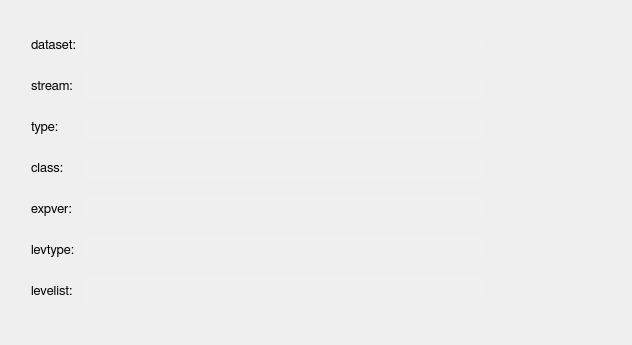
           <widget class="QWidget" name="scrollAreaWidgetContents">
            <property name="geometry">
             <rect>
              <x>0</x>
              <y>0</y>
              <width>632</width>
              <height>345</height>
             </rect>
            </property>
            <layout class="QGridLayout" name="gridLayout_4">
             <item row="0" column="1">
              <spacer name="verticalSpacer">
               <property name="orientation">
                <enum>Qt::Vertical</enum>
               </property>
               <property name="sizeType">
                <enum>QSizePolicy::Fixed</enum>
               </property>
               <property name="sizeHint" stdset="0">
                <size>
                 <width>20</width>
                 <height>20</height>
                </size>
               </property>
              </spacer>
             </item>
             <item row="1" column="0">
              <spacer name="horizontalSpacer_3">
               <property name="orientation">
                <enum>Qt::Horizontal</enum>
               </property>
               <property name="sizeType">
                <enum>QSizePolicy::Fixed</enum>
               </property>
               <property name="sizeHint" stdset="0">
                <size>
                 <width>20</width>
                 <height>20</height>
                </size>
               </property>
              </spacer>
             </item>
             <item row="1" column="1" rowspan="2" colspan="2">
              <layout class="QGridLayout" name="gridLayout_3">
               <property name="verticalSpacing">
                <number>14</number>
               </property>
               <item row="0" column="0">
                <widget class="QLabel" name="main_lb_1">
                 <property name="enabled">
                  <bool>true</bool>
                 </property>
                 <property name="minimumSize">
                  <size>
                   <width>0</width>
                   <height>27</height>
                  </size>
                 </property>
                 <property name="maximumSize">
                  <size>
                   <width>16777215</width>
                   <height>27</height>
                  </size>
                 </property>
                 <property name="font">
                  <font>
                   <family>FreeSans</family>
                   <pointsize>10</pointsize>
                   <weight>50</weight>
                   <bold>false</bold>
                   <stylestrategy>PreferAntialias</stylestrategy>
                   <kerning>true</kerning>
                  </font>
                 </property>
                 <property name="text">
                  <string>dataset:</string>
                 </property>
                </widget>
               </item>
               <item row="0" column="1">
                <layout class="QHBoxLayout" name="horizontalLayout_2">
                 <item>
                  <widget class="QLineEdit" name="main_ln_1">
                   <property name="minimumSize">
                    <size>
                     <width>400</width>
                     <height>27</height>
                    </size>
                   </property>
                   <property name="maximumSize">
                    <size>
                     <width>400</width>
                     <height>27</height>
                    </size>
                   </property>
                   <property name="font">
                    <font>
                     <family>FreeSans</family>
                     <pointsize>9</pointsize>
                     <stylestrategy>PreferAntialias</stylestrategy>
                     <kerning>true</kerning>
                    </font>
                   </property>
                   <property name="styleSheet">
                    <string notr="true">QLineEdit {
	border-radius: 3px;
    padding: 1px 4px 1px 4px;
	background-color:  rgb(240, 240, 240);
}</string>
                   </property>
                  </widget>
                 </item>
                 <item>
                  <spacer name="horizontalSpacer_5">
                   <property name="orientation">
                    <enum>Qt::Horizontal</enum>
                   </property>
                   <property name="sizeType">
                    <enum>QSizePolicy::Fixed</enum>
                   </property>
                   <property name="sizeHint" stdset="0">
                    <size>
                     <width>20</width>
                     <height>20</height>
                    </size>
                   </property>
                  </spacer>
                 </item>
                 <item>
                  <widget class="QToolButton" name="ew_infoButton_1">
                   <property name="maximumSize">
                    <size>
                     <width>27</width>
                     <height>27</height>
                    </size>
                   </property>
                   <property name="styleSheet">
                    <string notr="true">QToolButton {
	border: 1px solid transparent;
	background-color: transparent;
	width: 27px;
	height: 27px;
}

QToolButton:flat {
	border: none;
}</string>
                   </property>
                   <property name="text">
                    <string/>
                   </property>
                   <property name="icon">
                    <iconset>
                     <normaloff>icons/info_icon.svg</normaloff>icons/info_icon.svg</iconset>
                   </property>
                   <property name="iconSize">
                    <size>
                     <width>23</width>
                     <height>23</height>
                    </size>
                   </property>
                   <property name="autoRaise">
                    <bool>false</bool>
                   </property>
                  </widget>
                 </item>
                </layout>
               </item>
               <item row="1" column="0">
                <widget class="QLabel" name="main_lb_2">
                 <property name="enabled">
                  <bool>true</bool>
                 </property>
                 <property name="minimumSize">
                  <size>
                   <width>0</width>
                   <height>27</height>
                  </size>
                 </property>
                 <property name="maximumSize">
                  <size>
                   <width>16777215</width>
                   <height>27</height>
                  </size>
                 </property>
                 <property name="font">
                  <font>
                   <family>FreeSans</family>
                   <pointsize>10</pointsize>
                   <weight>50</weight>
                   <bold>false</bold>
                   <stylestrategy>PreferAntialias</stylestrategy>
                   <kerning>true</kerning>
                  </font>
                 </property>
                 <property name="text">
                  <string>stream:</string>
                 </property>
                </widget>
               </item>
               <item row="1" column="1">
                <layout class="QHBoxLayout" name="horizontalLayout_3">
                 <item>
                  <widget class="QLineEdit" name="main_ln_2">
                   <property name="minimumSize">
                    <size>
                     <width>400</width>
                     <height>27</height>
                    </size>
                   </property>
                   <property name="maximumSize">
                    <size>
                     <width>400</width>
                     <height>27</height>
                    </size>
                   </property>
                   <property name="font">
                    <font>
                     <family>FreeSans</family>
                     <pointsize>9</pointsize>
                     <stylestrategy>PreferAntialias</stylestrategy>
                     <kerning>true</kerning>
                    </font>
                   </property>
                   <property name="styleSheet">
                    <string notr="true">QLineEdit {
	border-radius: 3px;
    padding: 1px 4px 1px 4px;
	background-color:  rgb(240, 240, 240);
}</string>
                   </property>
                  </widget>
                 </item>
                 <item>
                  <spacer name="horizontalSpacer_6">
                   <property name="orientation">
                    <enum>Qt::Horizontal</enum>
                   </property>
                   <property name="sizeType">
                    <enum>QSizePolicy::Fixed</enum>
                   </property>
                   <property name="sizeHint" stdset="0">
                    <size>
                     <width>20</width>
                     <height>20</height>
                    </size>
                   </property>
                  </spacer>
                 </item>
                 <item>
                  <widget class="QToolButton" name="ew_infoButton_2">
                   <property name="maximumSize">
                    <size>
                     <width>27</width>
                     <height>27</height>
                    </size>
                   </property>
                   <property name="styleSheet">
                    <string notr="true">QToolButton {
	border: 1px solid transparent;
	background-color: transparent;
	width: 27px;
	height: 27px;
}

QToolButton:flat {
	border: none;
}</string>
                   </property>
                   <property name="text">
                    <string/>
                   </property>
                   <property name="icon">
                    <iconset>
                     <normaloff>icons/info_icon.svg</normaloff>icons/info_icon.svg</iconset>
                   </property>
                   <property name="iconSize">
                    <size>
                     <width>23</width>
                     <height>23</height>
                    </size>
                   </property>
                   <property name="autoRaise">
                    <bool>false</bool>
                   </property>
                  </widget>
                 </item>
                </layout>
               </item>
               <item row="2" column="0">
                <widget class="QLabel" name="main_lb_3">
                 <property name="enabled">
                  <bool>true</bool>
                 </property>
                 <property name="minimumSize">
                  <size>
                   <width>0</width>
                   <height>27</height>
                  </size>
                 </property>
                 <property name="maximumSize">
                  <size>
                   <width>16777215</width>
                   <height>27</height>
                  </size>
                 </property>
                 <property name="font">
                  <font>
                   <family>FreeSans</family>
                   <pointsize>10</pointsize>
                   <weight>50</weight>
                   <bold>false</bold>
                   <stylestrategy>PreferAntialias</stylestrategy>
                   <kerning>true</kerning>
                  </font>
                 </property>
                 <property name="text">
                  <string>type:</string>
                 </property>
                </widget>
               </item>
               <item row="2" column="1">
                <layout class="QHBoxLayout" name="horizontalLayout_4">
                 <item>
                  <widget class="QLineEdit" name="main_ln_3">
                   <property name="minimumSize">
                    <size>
                     <width>400</width>
                     <height>27</height>
                    </size>
                   </property>
                   <property name="maximumSize">
                    <size>
                     <width>400</width>
                     <height>27</height>
                    </size>
                   </property>
                   <property name="font">
                    <font>
                     <family>FreeSans</family>
                     <pointsize>9</pointsize>
                     <stylestrategy>PreferAntialias</stylestrategy>
                     <kerning>true</kerning>
                    </font>
                   </property>
                   <property name="styleSheet">
                    <string notr="true">QLineEdit {
	border-radius: 3px;
    padding: 1px 4px 1px 4px;
	background-color:  rgb(240, 240, 240);
}</string>
                   </property>
                  </widget>
                 </item>
                 <item>
                  <spacer name="horizontalSpacer_7">
                   <property name="orientation">
                    <enum>Qt::Horizontal</enum>
                   </property>
                   <property name="sizeType">
                    <enum>QSizePolicy::Fixed</enum>
                   </property>
                   <property name="sizeHint" stdset="0">
                    <size>
                     <width>20</width>
                     <height>20</height>
                    </size>
                   </property>
                  </spacer>
                 </item>
                 <item>
                  <widget class="QToolButton" name="ew_infoButton_3">
                   <property name="maximumSize">
                    <size>
                     <width>27</width>
                     <height>27</height>
                    </size>
                   </property>
                   <property name="styleSheet">
                    <string notr="true">QToolButton {
	border: 1px solid transparent;
	background-color: transparent;
	width: 27px;
	height: 27px;
}

QToolButton:flat {
	border: none;
}</string>
                   </property>
                   <property name="text">
                    <string/>
                   </property>
                   <property name="icon">
                    <iconset>
                     <normaloff>icons/info_icon.svg</normaloff>icons/info_icon.svg</iconset>
                   </property>
                   <property name="iconSize">
                    <size>
                     <width>23</width>
                     <height>23</height>
                    </size>
                   </property>
                   <property name="autoRaise">
                    <bool>false</bool>
                   </property>
                  </widget>
                 </item>
                </layout>
               </item>
               <item row="3" column="0">
                <widget class="QLabel" name="main_lb_4">
                 <property name="enabled">
                  <bool>true</bool>
                 </property>
                 <property name="minimumSize">
                  <size>
                   <width>0</width>
                   <height>27</height>
                  </size>
                 </property>
                 <property name="maximumSize">
                  <size>
                   <width>16777215</width>
                   <height>27</height>
                  </size>
                 </property>
                 <property name="font">
                  <font>
                   <family>FreeSans</family>
                   <pointsize>10</pointsize>
                   <weight>50</weight>
                   <bold>false</bold>
                   <stylestrategy>PreferAntialias</stylestrategy>
                   <kerning>true</kerning>
                  </font>
                 </property>
                 <property name="text">
                  <string>class:</string>
                 </property>
                </widget>
               </item>
               <item row="3" column="1">
                <layout class="QHBoxLayout" name="horizontalLayout_5">
                 <item>
                  <widget class="QLineEdit" name="main_ln_4">
                   <property name="minimumSize">
                    <size>
                     <width>400</width>
                     <height>27</height>
                    </size>
                   </property>
                   <property name="maximumSize">
                    <size>
                     <width>400</width>
                     <height>27</height>
                    </size>
                   </property>
                   <property name="font">
                    <font>
                     <family>FreeSans</family>
                     <pointsize>9</pointsize>
                     <stylestrategy>PreferAntialias</stylestrategy>
                     <kerning>true</kerning>
                    </font>
                   </property>
                   <property name="styleSheet">
                    <string notr="true">QLineEdit {
	border-radius: 3px;
    padding: 1px 4px 1px 4px;
	background-color:  rgb(240, 240, 240);
}</string>
                   </property>
                  </widget>
                 </item>
                 <item>
                  <spacer name="horizontalSpacer_8">
                   <property name="orientation">
                    <enum>Qt::Horizontal</enum>
                   </property>
                   <property name="sizeType">
                    <enum>QSizePolicy::Fixed</enum>
                   </property>
                   <property name="sizeHint" stdset="0">
                    <size>
                     <width>20</width>
                     <height>20</height>
                    </size>
                   </property>
                  </spacer>
                 </item>
                 <item>
                  <widget class="QToolButton" name="ew_infoButton_4">
                   <property name="maximumSize">
                    <size>
                     <width>27</width>
                     <height>27</height>
                    </size>
                   </property>
                   <property name="styleSheet">
                    <string notr="true">QToolButton {
	border: 1px solid transparent;
	background-color: transparent;
	width: 27px;
	height: 27px;
}

QToolButton:flat {
	border: none;
}</string>
                   </property>
                   <property name="text">
                    <string/>
                   </property>
                   <property name="icon">
                    <iconset>
                     <normaloff>icons/info_icon.svg</normaloff>icons/info_icon.svg</iconset>
                   </property>
                   <property name="iconSize">
                    <size>
                     <width>23</width>
                     <height>23</height>
                    </size>
                   </property>
                   <property name="autoRaise">
                    <bool>false</bool>
                   </property>
                  </widget>
                 </item>
                </layout>
               </item>
               <item row="4" column="0">
                <widget class="QLabel" name="main_lb_5">
                 <property name="enabled">
                  <bool>true</bool>
                 </property>
                 <property name="minimumSize">
                  <size>
                   <width>0</width>
                   <height>27</height>
                  </size>
                 </property>
                 <property name="maximumSize">
                  <size>
                   <width>16777215</width>
                   <height>27</height>
                  </size>
                 </property>
                 <property name="font">
                  <font>
                   <family>FreeSans</family>
                   <pointsize>10</pointsize>
                   <weight>50</weight>
                   <bold>false</bold>
                   <stylestrategy>PreferAntialias</stylestrategy>
                   <kerning>true</kerning>
                  </font>
                 </property>
                 <property name="text">
                  <string>expver:</string>
                 </property>
                </widget>
               </item>
               <item row="4" column="1">
                <layout class="QHBoxLayout" name="horizontalLayout_6">
                 <item>
                  <widget class="QLineEdit" name="main_ln_5">
                   <property name="minimumSize">
                    <size>
                     <width>400</width>
                     <height>27</height>
                    </size>
                   </property>
                   <property name="maximumSize">
                    <size>
                     <width>400</width>
                     <height>27</height>
                    </size>
                   </property>
                   <property name="font">
                    <font>
                     <family>FreeSans</family>
                     <pointsize>9</pointsize>
                     <stylestrategy>PreferAntialias</stylestrategy>
                     <kerning>true</kerning>
                    </font>
                   </property>
                   <property name="styleSheet">
                    <string notr="true">QLineEdit {
	border-radius: 3px;
    padding: 1px 4px 1px 4px;
	background-color:  rgb(240, 240, 240);
}</string>
                   </property>
                  </widget>
                 </item>
                 <item>
                  <spacer name="horizontalSpacer_10">
                   <property name="orientation">
                    <enum>Qt::Horizontal</enum>
                   </property>
                   <property name="sizeType">
                    <enum>QSizePolicy::Fixed</enum>
                   </property>
                   <property name="sizeHint" stdset="0">
                    <size>
                     <width>20</width>
                     <height>20</height>
                    </size>
                   </property>
                  </spacer>
                 </item>
                 <item>
                  <widget class="QToolButton" name="ew_infoButton_5">
                   <property name="maximumSize">
                    <size>
                     <width>27</width>
                     <height>27</height>
                    </size>
                   </property>
                   <property name="styleSheet">
                    <string notr="true">QToolButton {
	border: 1px solid transparent;
	background-color: transparent;
	width: 27px;
	height: 27px;
}

QToolButton:flat {
	border: none;
}</string>
                   </property>
                   <property name="text">
                    <string/>
                   </property>
                   <property name="icon">
                    <iconset>
                     <normaloff>icons/info_icon.svg</normaloff>icons/info_icon.svg</iconset>
                   </property>
                   <property name="iconSize">
                    <size>
                     <width>23</width>
                     <height>23</height>
                    </size>
                   </property>
                   <property name="autoRaise">
                    <bool>false</bool>
                   </property>
                  </widget>
                 </item>
                </layout>
               </item>
               <item row="5" column="0">
                <widget class="QLabel" name="main_lb_6">
                 <property name="enabled">
                  <bool>true</bool>
                 </property>
                 <property name="minimumSize">
                  <size>
                   <width>0</width>
                   <height>27</height>
                  </size>
                 </property>
                 <property name="maximumSize">
                  <size>
                   <width>16777215</width>
                   <height>27</height>
                  </size>
                 </property>
                 <property name="font">
                  <font>
                   <family>FreeSans</family>
                   <pointsize>10</pointsize>
                   <weight>50</weight>
                   <bold>false</bold>
                   <stylestrategy>PreferAntialias</stylestrategy>
                   <kerning>true</kerning>
                  </font>
                 </property>
                 <property name="text">
                  <string>levtype:</string>
                 </property>
                </widget>
               </item>
               <item row="5" column="1">
                <layout class="QHBoxLayout" name="horizontalLayout_7">
                 <item>
                  <widget class="QLineEdit" name="main_ln_6">
                   <property name="minimumSize">
                    <size>
                     <width>400</width>
                     <height>27</height>
                    </size>
                   </property>
                   <property name="maximumSize">
                    <size>
                     <width>400</width>
                     <height>27</height>
                    </size>
                   </property>
                   <property name="font">
                    <font>
                     <family>FreeSans</family>
                     <pointsize>9</pointsize>
                     <stylestrategy>PreferAntialias</stylestrategy>
                     <kerning>true</kerning>
                    </font>
                   </property>
                   <property name="styleSheet">
                    <string notr="true">QLineEdit {
	border-radius: 3px;
    padding: 1px 4px 1px 4px;
	background-color:  rgb(240, 240, 240);
}</string>
                   </property>
                  </widget>
                 </item>
                 <item>
                  <spacer name="horizontalSpacer_11">
                   <property name="orientation">
                    <enum>Qt::Horizontal</enum>
                   </property>
                   <property name="sizeType">
                    <enum>QSizePolicy::Fixed</enum>
                   </property>
                   <property name="sizeHint" stdset="0">
                    <size>
                     <width>20</width>
                     <height>20</height>
                    </size>
                   </property>
                  </spacer>
                 </item>
                 <item>
                  <widget class="QToolButton" name="ew_infoButton_6">
                   <property name="maximumSize">
                    <size>
                     <width>27</width>
                     <height>27</height>
                    </size>
                   </property>
                   <property name="styleSheet">
                    <string notr="true">QToolButton {
	border: 1px solid transparent;
	background-color: transparent;
	width: 27px;
	height: 27px;
}

QToolButton:flat {
	border: none;
}</string>
                   </property>
                   <property name="text">
                    <string/>
                   </property>
                   <property name="icon">
                    <iconset>
                     <normaloff>icons/info_icon.svg</normaloff>icons/info_icon.svg</iconset>
                   </property>
                   <property name="iconSize">
                    <size>
                     <width>23</width>
                     <height>23</height>
                    </size>
                   </property>
                   <property name="autoRaise">
                    <bool>false</bool>
                   </property>
                  </widget>
                 </item>
                </layout>
               </item>
               <item row="6" column="0">
                <widget class="QLabel" name="main_lb_7">
                 <property name="enabled">
                  <bool>true</bool>
                 </property>
                 <property name="minimumSize">
                  <size>
                   <width>0</width>
                   <height>27</height>
                  </size>
                 </property>
                 <property name="maximumSize">
                  <size>
                   <width>16777215</width>
                   <height>27</height>
                  </size>
                 </property>
                 <property name="font">
                  <font>
                   <family>FreeSans</family>
                   <pointsize>10</pointsize>
                   <weight>50</weight>
                   <bold>false</bold>
                   <stylestrategy>PreferAntialias</stylestrategy>
                   <kerning>true</kerning>
                  </font>
                 </property>
                 <property name="text">
                  <string>levelist:</string>
                 </property>
                </widget>
               </item>
               <item row="6" column="1">
                <layout class="QHBoxLayout" name="horizontalLayout_8">
                 <item>
                  <widget class="QLineEdit" name="main_ln_7">
                   <property name="minimumSize">
                    <size>
                     <width>400</width>
                     <height>27</height>
                    </size>
                   </property>
                   <property name="maximumSize">
                    <size>
                     <width>400</width>
                     <height>27</height>
                    </size>
                   </property>
                   <property name="font">
                    <font>
                     <family>FreeSans</family>
                     <pointsize>9</pointsize>
                     <stylestrategy>PreferAntialias</stylestrategy>
                     <kerning>true</kerning>
                    </font>
                   </property>
                   <property name="styleSheet">
                    <string notr="true">QLineEdit {
	border-radius: 3px;
    padding: 1px 4px 1px 4px;
	background-color:  rgb(240, 240, 240);
}</string>
                   </property>
                  </widget>
                 </item>
                 <item>
                  <spacer name="horizontalSpacer_12">
                   <property name="orientation">
                    <enum>Qt::Horizontal</enum>
                   </property>
                   <property name="sizeType">
                    <enum>QSizePolicy::Fixed</enum>
                   </property>
                   <property name="sizeHint" stdset="0">
                    <size>
                     <width>20</width>
                     <height>20</height>
                    </size>
                   </property>
                  </spacer>
                 </item>
                 <item>
                  <widget class="QToolButton" name="ew_infoButton_7">
                   <property name="maximumSize">
                    <size>
                     <width>27</width>
                     <height>27</height>
                    </size>
                   </property>
                   <property name="styleSheet">
                    <string notr="true">QToolButton {
	border: 1px solid transparent;
	background-color: transparent;
	width: 27px;
	height: 27px;
}

QToolButton:flat {
	border: none;
}</string>
                   </property>
                   <property name="text">
                    <string/>
                   </property>
                   <property name="icon">
                    <iconset>
                     <normaloff>icons/info_icon.svg</normaloff>icons/info_icon.svg</iconset>
                   </property>
                   <property name="iconSize">
                    <size>
                     <width>23</width>
                     <height>23</height>
                    </size>
                   </property>
                   <property name="autoRaise">
                    <bool>false</bool>
                   </property>
                  </widget>
                 </item>
                </layout>
               </item>
              </layout>
             </item>
             <item row="2" column="3">
              <spacer name="horizontalSpacer_9">
               <property name="orientation">
                <enum>Qt::Horizontal</enum>
               </property>
               <property name="sizeHint" stdset="0">
                <size>
                 <width>71</width>
                 <height>20</height>
                </size>
               </property>
              </spacer>
             </item>
             <item row="3" column="2">
              <spacer name="verticalSpacer_3">
               <property name="orientation">
                <enum>Qt::Vertical</enum>
               </property>
               <property name="sizeHint" stdset="0">
                <size>
                 <width>20</width>
                 <height>175</height>
                </size>
               </property>
              </spacer>
             </item>
            </layout>
           </widget>
